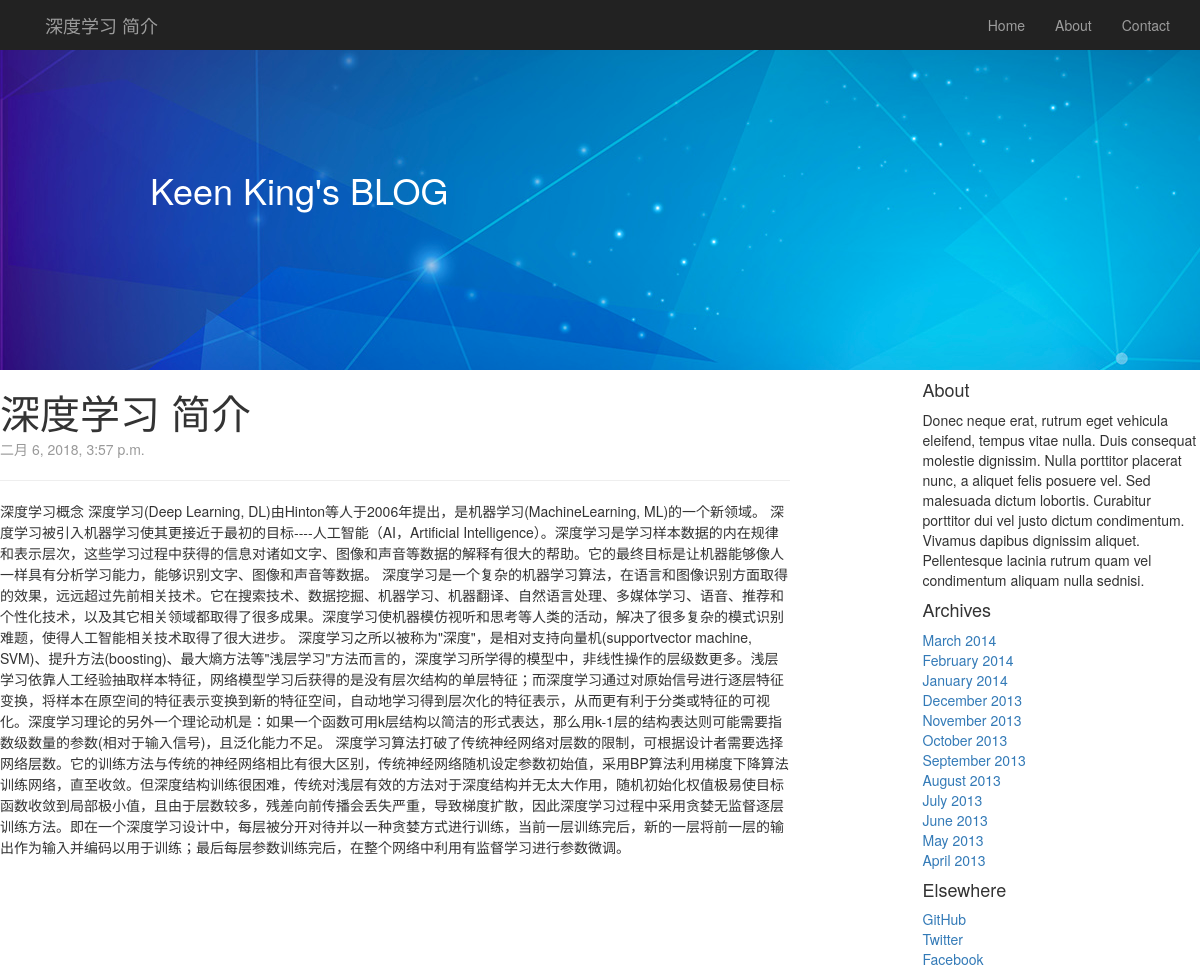
The page /detail/2/ on the database its author committed.
### myblog/models.py (models this page shows, shortened)
class BlogPost(models.Model):
    title = models.CharField(u"博客标题", max_length=100)  # 博客标题
    category = models.CharField(u"博客标签", max_length=50, blank=True)  # 博客标签
    pub_date = models.DateTimeField(u"发布日期", auto_now_add=True, editable=True)  # 博客发布日期
    update_time = models.DateTimeField(u'更新时间', auto_now=True, null=True)
    content = models.TextField(blank=True, null=True)  # 博客文章正文
    class Meta:  # 按时间下降排序
        ordering = ['-pub_date']
        verbose_name = "文章"
        verbose_name_plural = "文章"

### myblog/views.py (the view)
# urls.py: url(r'^detail/(\d+)/$', get_details, name='blog_get_detail'),
def get_details(request,blog_id):
    try:
        blog = BlogPost.objects.get(id = blog_id)
    except:
        raise Http404
    ctx = {
        'blog':blog
    }
    return render(request,'blog_details.html',ctx)

### templates/blog_details.html (shortened to what this page needs)
{% load staticfiles %}
<!DOCTYPE html>
<html lang="en">
<head>
    <link rel="stylesheet" href={% static 'css/bootstrap.min.css' %}>
    <link rel="stylesheet" href={% static 'css/Mycss.css' %}>
</head>
<body>
<nav class="nav  navbar-fixed-top navbar-inverse"  role="navigation">
    <div class="container">
        <div class="navbar-header">
            <div class="navbar-brand nav-title">
                <p>{{ blog.title }}</p>
            </div>
        </div>
        <div class="collapse navbar-collapse" id="navbar-menu">
            <ul class="nav navbar-nav navbar-right">
                <li class="cative">
                    <a href="#">Home</a>
                </li>
                <li class="cative">
                    <a href="#">About</a>
                </li>
                <li class="cative">
                    <a href="#">Contact</a>
                </li>
            </ul>
        </div>
    </div>
</nav>
<div class="header-img" style="background: url({% static 'images/7.jpg'%});width: 100%;height: 350px;">
    <h1 style="padding: 150px;color: white">Keen King's BLOG</h1>
</div>
<div style="overflow:hidden;">
    <div class="row">
        <div class="col-sm-8" style="line-height: 1.5">
            <div style="margin-bottom: 60px">
                <h2 style="margin-bottom: 5px;font-size: 40px">{{ blog.title }}</h2>
                <p style="margin-bottom: 20px;color: #999">{{ blog.update_time }}</p>
                <hr>
                <p>{{ blog.content }}</p>
            </div>
        </div>
        <div class="col-sm-3 col-sm-offset-1 blog-sidebar">
          <div class="sidebar-module sidebar-module-inset">
            <h4>About</h4>
            <p>Donec neque erat, rutrum eget vehicula eleifend, tempus vitae nulla. Duis consequat molestie dignissim. Nulla porttitor placerat nunc, a aliquet felis posuere vel. Sed malesuada dictum lobortis. Curabitur porttitor dui vel justo dictum condimentum. Vivamus dapibus dignissim aliquet. Pellentesque lacinia rutrum quam vel condimentum aliquam nulla sednisi.
</p>
          </div>
          <div class="sidebar-module">
            <h4>Archives</h4>
            <ol class="list-unstyled">
              <li><a href="#">March 2014</a></li>
              <li><a href="#">February 2014</a></li>
              <li><a href="#">January 2014</a></li>
              <li><a href="#">December 2013</a></li>
              <li><a href="#">November 2013</a></li>
              <li><a href="#">October 2013</a></li>
              <li><a href="#">September 2013</a></li>
              <li><a href="#">August 2013</a></li>
              <li><a href="#">July 2013</a></li>
              <li><a href="#">June 2013</a></li>
              <li><a href="#">May 2013</a></li>
              <li><a href="#">April 2013</a></li>
            </ol>
          </div>
          <div class="sidebar-module">
            <h4>Elsewhere</h4>
            <ol class="list-unstyled">
              <li><a href="#">GitHub</a></li>
              <li><a href="#">Twitter</a></li>
              <li><a href="#">Facebook</a></li>
            </ol>
          </div>
        </div>
    </div>
</div>
</body>
</html>

### rows shown on the page
BlogPost: title "深度学习 简介", update_time "二月 6, 2018, 3:57 p.m.", content "深度学习概念 深度学习(Deep Learning, DL)由Hinton等人于2006年提出，是机器学习(MachineLearning, ML)的一个新领域。 深度学习被引入机器学习使其更接近于最初的目标----人工智能（AI，Artificial Intelligence）。深度学习是学习样本数据的内在规律和表示层次，这些学习过程中获得的信息对诸如文字、图像和声音等数据的解释有很大的帮助。它的最终目标是让机器能够像人一样具有分析学习能力，能够识别文字、图像和声音等数据。 深度学习是一个复杂的机器学习算法，在语言和图像识别方面取得的效果，远远超过先前相关技术。它在搜索技术、数据挖掘、机器学习、机器翻译、自然语言处理、多媒体学习、语音、推荐和个性化技术，以及其它相关领域都取得了很多成果。深度学习使机器模仿视听和思考等人类的活动，解决了很多复杂的模式识别难题，使得人工智能相关技术取得了很大进步。 深度学习之所以被称为\"深度\"，是相对支持向量机(supportvector machine,…"
